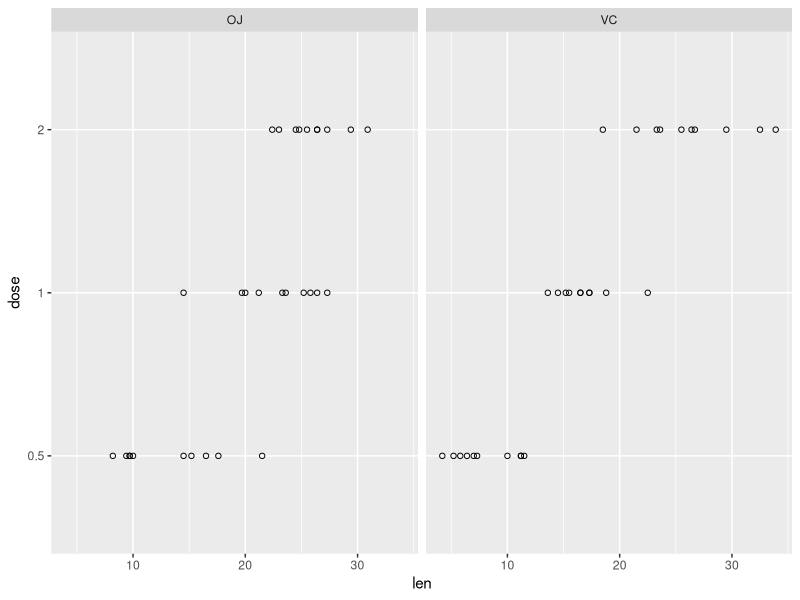

This chart was generated by the following R code:
library(ggplot2)
data(ToothGrowth)
ToothGrowth$dose = as.factor(ToothGrowth$dose)
p = ggplot(ToothGrowth, aes(x=len, y=dose)) + geom_point(shape=1) + facet_grid(. ~ supp)
print(p)